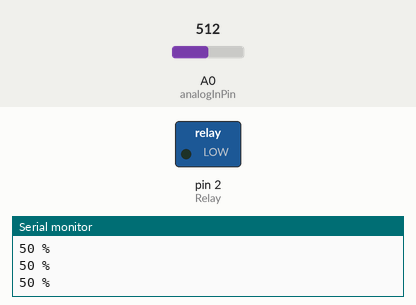
This sketch was run on a simulated Arduino Uno, built with avr-gcc and run on an emulated ATmega328P. On the bench: switched loads named in the sketch (green lamp = pin HIGH), the last lines printed to the serial monitor. The inputs (shaded band) are chosen by the test bench; at power-on: A0 (analogInPin) = 512.

Above: at 1.3 s.
1.4 s: A0 (analogInPin) set to 599
2.9 s: A0 (analogInPin) set to 621
At 3.3 s:
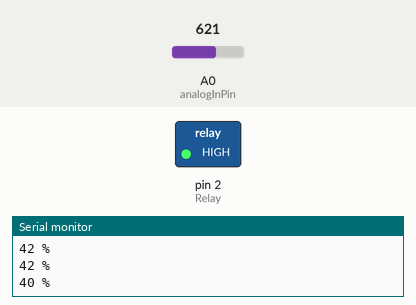
4.5 s: A0 (analogInPin) set to 511
At 5.7 s:
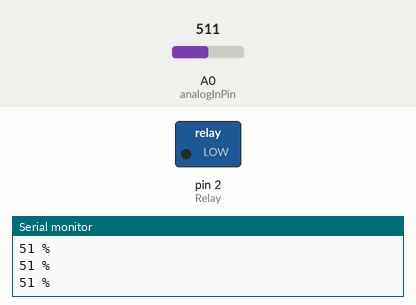
6.0 s: A0 (analogInPin) set to 716
At 6.9 s:
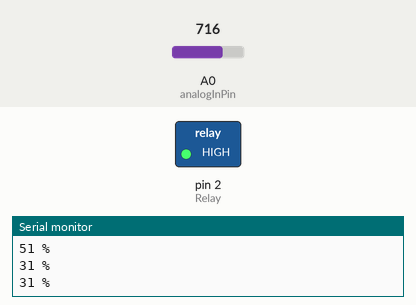
Timing chart, 0 to 8.5 s (numbered marks = the images above; inputs shaded):
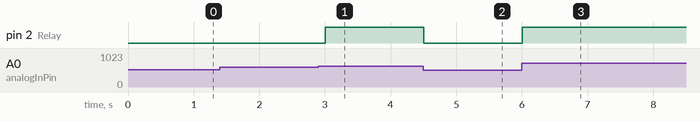

Measured:
- the behaviour switches between 613 and 614 on A0 (analogInPin) (found by bisection; images 0 and 1)
- after the input at 2.9 s, pin 2 (Relay): LOW → HIGH after 0.10 s
- after the input at 4.5 s, pin 2 (Relay): HIGH → LOW at once
- after the input at 6.0 s, pin 2 (Relay): LOW → HIGH at once

The sketch:

___________________________.ino
```cpp
const int analogInPin = A0; // กำหนดขา input เซ็นเซอร์
const int Relay = 2; // กำหนดขา input รีเลย์

int sensorValue = 0;        // ตัวแปรค่า Analog
int outputValue = 0;        // ตัวแปรสำหรับ Map เพื่อคิด %

void setup() {
  Serial.begin(9600);
  pinMode(Relay, OUTPUT); // กำหนด รีเลย์เป็น Output
}

void loop() {
  sensorValue = analogRead(analogInPin);
  outputValue = map(sensorValue, 0, 1023, 100, 0);

  Serial.print(outputValue);
  Serial.println(" %");

  if (outputValue <= 40) {  //ตั้งค่า % ที่ต้องการจะรดน้ำต้นไม้
    digitalWrite(Relay, HIGH); // เมื่อความชื้นน้อยกว่า 40% ให้เปิดปั๊มน้ำ
  }
  else {
    digitalWrite(Relay, LOW); // เมื่อความชื้นมากกว่า 40% ปิดปั๊ม
  }
  delay(500);
}
```
